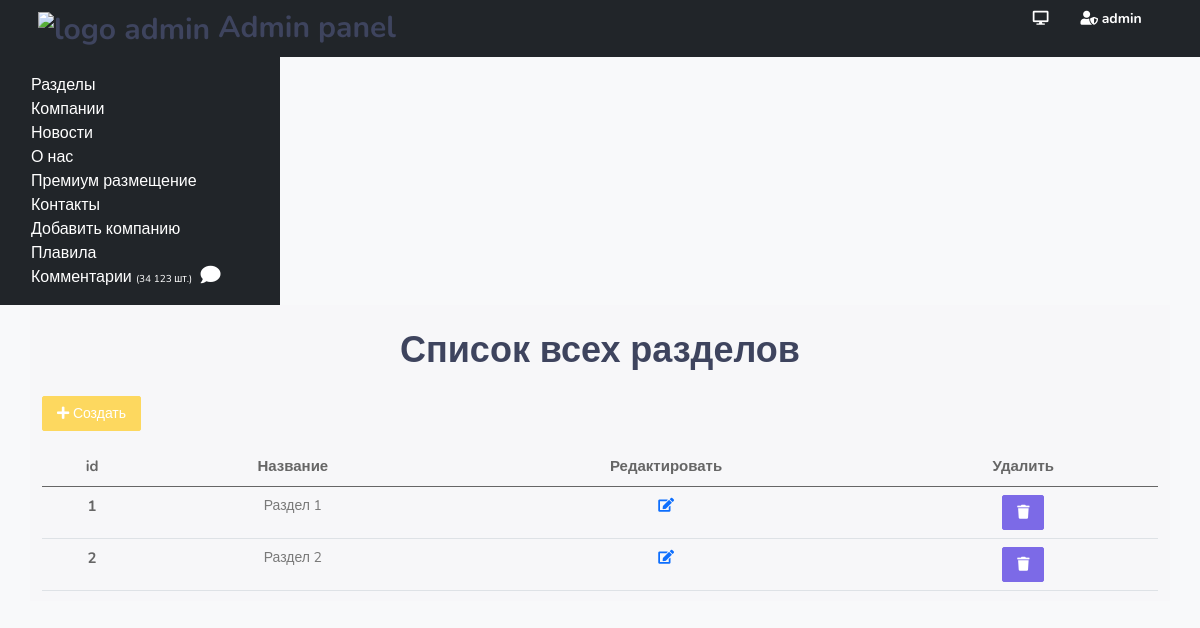
Page /admin/divorecd (signed in) on the committed database.
### models.py (models this page shows, shortened)
class Divorced(db.Model):
    id = db.Column(db.Integer, primary_key=True)
    title = db.Column(db.String(160))
    image = db.Column(db.String(100), nullable=True)
    slug = db.Column(db.String(140), unique=True)
    companys = db.relationship("Company", backref=db.backref('divorced'))

### view.py (the view)
@app.route('/admin/divorecd')
@login_required
def all_divorced():
    divorced = Divorced.query.all()
    return render_template('admin/divorced.html', divorced=divorced)

### templates/admin/divorced.html (shortened to what this page needs)
{% extends 'admin/base.html' %}
{% block content %}
            <div class="row">
                <div class="col-lg-12 text-center">
                    <div class="page-title-box">
                        <div class="row align-items-center">
                            <div class="col-md-12">
                                <h1 class="page-title m-0">Список всех разделов</h1>
                            </div>
                        </div>
                    </div>
                </div>
            </div>
<div class="row">
<div class="col-lg-12">
    <a href="{{ url_for('add_divorced') }}" title="Добавить" class="btn btn-warning" ><i class="fas fa-plus"></i> Создать</a>
</div>
</div>
            <div class="row mt-3">
<div class="col-lg-12">
<table class="table">
  <thead class="text-center">
    <tr>
      <th scope="col">id</th>
      <th scope="col">Название</th>
        <th scope="col">Редактировать</th>
      <th scope="col">Удалить</th>
    </tr>
  </thead>
  <tbody class="text-center">
    {% for i in divorced %}
        <tr>
      <th scope="row">{{ i.id }}</th>
      <td>{{ i.title }}</td>
      <td><a href="{{ url_for('edit_divorecd', id=i.id) }}" title="Редактировать"><i class="fas fa-edit"></i></a></td>
        <td>
<button type="button" class="btn btn-primary" data-bs-toggle="modal" data-bs-target="#staticBackdrop{{ i.id }}">
  <i class="fas fa-trash"></i>
</button>
            </td>
    </tr>
  {% endfor %}
  </tbody>
</table>
</div>
            </div>
{% endblock %}

### static/assets/css/style.css (style rules this page uses)
body { background: #f8f9fa; font-family: "Nunito", sans-serif; margin: 0; font-size: 14px; }
html { overflow-x: hidden; position: relative; min-height: 100%; background: #f8f9fa; }
h1, h2, h3, h4, h5, h6 { color: #3e445e; font-weight: bold; margin: 10px 0; }
h1 { line-height: 43px; font-size: 36px; }
* { outline: none !important; }
.row { margin-right: -10px; margin-left: -10px; }
.col, .col-1, .col-10, .col-11, .col-12, .col-2, .col-3, .col-4, .col-5, .col-6, .col-7, .col-8, .col-9, .col-auto, .col-lg, .col-lg-1, .col-lg-10, .col-lg-11, .col-lg-12, .col-lg-2, .col-lg-3, .col-lg-4, .col-lg-5, .col-lg-6, .col-lg-7, .col-lg-8, .col-lg-9, .col-lg-auto, .col-md, .col-md-1, .col-md-10, .col-md-11, .col-md-12, .col-md-2, .col-md-3, .col-md-4, .col-md-5, .col-md-6, .col-md-7, .col-md-8, .col-md-9, .col-md-auto, .col-sm, .col-sm-1, .col-sm-10, .col-sm-11, .col-sm-12, .col-sm-2, .col-sm-3, .col-sm-4, .col-sm-5, .col-sm-6, .col-sm-7, .col-sm-8, .col-sm-9, .col-sm-auto, .col-xl, .col-xl-1, .col-xl-10, .col-xl-11, .col-xl-12, .col-xl-2, .col-xl-3, .col-xl-4, .col-xl-5, .col-xl-6, .col-xl-7, .col-xl-8, .col-xl-9, .col-xl-auto { padding-left: 10px; padding-right: 10px; }
.table td, .table th { padding: 8px; }
.m-0 { margin: 0px !important; }
.btn { border-radius: 2px; padding: 6px 14px; font-size: 14px; }
.btn-primary, .btn-success, .btn-info, .btn-warning, .btn-danger, .btn-inverse, .btn-purple, .btn-pink, .btn-orange, .btn-brown, .btn-teal { color: #ffffff !important; }
.btn-primary { background-color: #7c6ae7 !important; border: 1px solid #7c6ae7 !important; }
.btn-warning { background-color: #fdd85f !important; border: 1px solid #fdd85f !important; }
.table { margin-bottom: 10px; }
tbody { color: #797979; }
th { color: #666666; font-size: 15px; }
body { padding-bottom: 65px; }
.page-title-box { padding: 24px 0px; }

### rows in the picture
Divorced: id "1", title "Раздел 1"
Divorced: id "2", title "Раздел 2"
